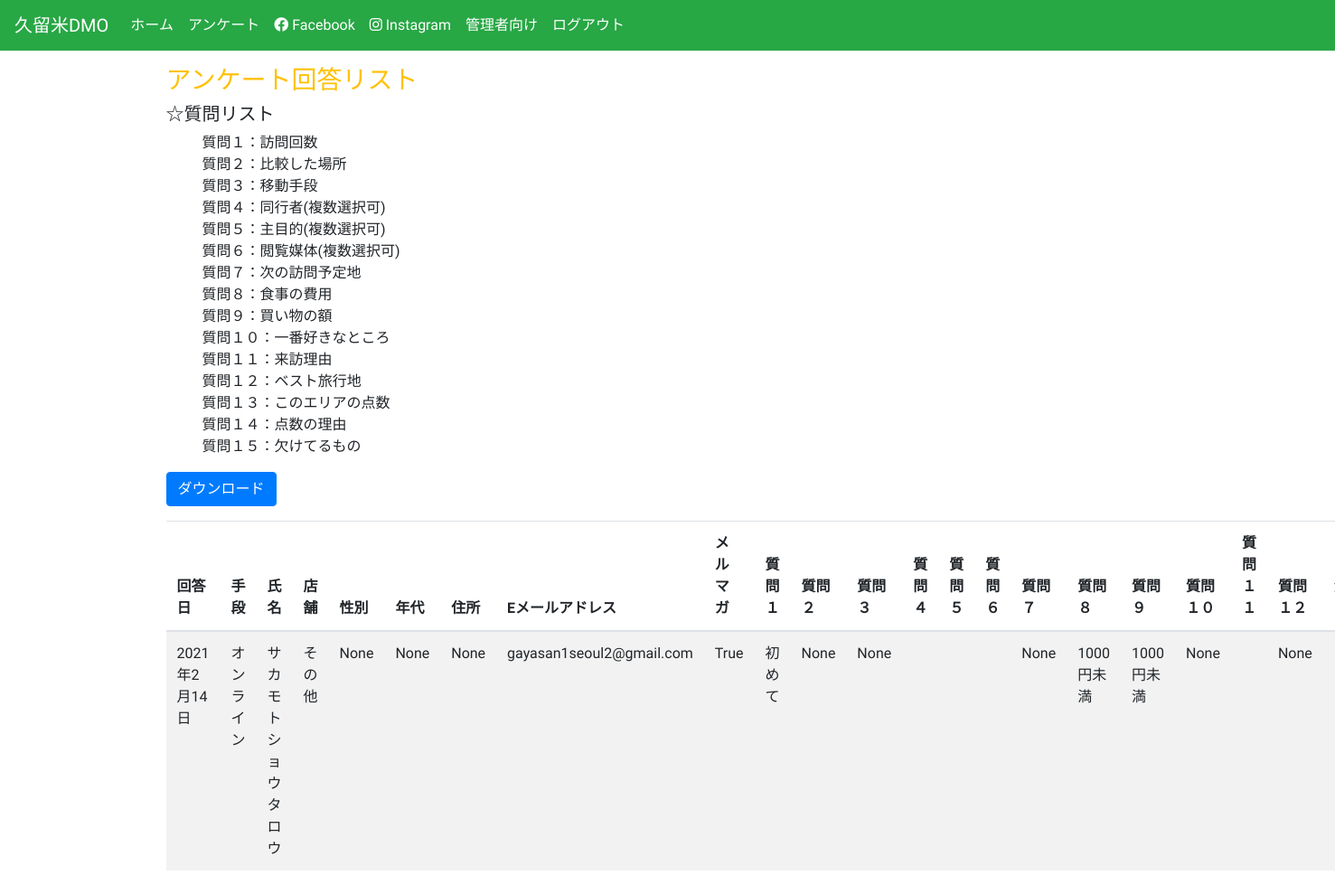
Screenshot of /list/ (signed in) with the database file from the repository.
### anke/models.py (models this page shows, shortened)
class Anke(models.Model):
    STATUS_CHOICES = (
        ('on', 'オンライン'),
        ('off', '紙'),
    )
    VISIT_CHOICES = (
        ('0', '初めて'),
        ('1', '２回目〜５回目'),
        ('2', '６回目〜１０回目'),
        ('3', '１０回以上'),
        ('4', '地元住民'),
    )
    AGE_CHOICES = (
        ('0', '20歳未満'),
        ('1', '20歳以上〜30歳未満'),
        ('2', '30歳以上〜40歳未満'),
        ('3', '40歳以上〜50歳未満'),
        ('4', '50歳以上〜60歳未満'),
        ('6', '60歳以上〜70歳未満'),
        ('7', '70歳以上'),
    )
    MONEY_CHOICES = (
        ('0', '1000円未満'),
        ('1', '1000円以上〜2000円未満'),
        ('2', '2000円以上〜3000円未満'),
        ('3', '4000円以上〜5000円未満'),
        ('4', '5000円以上〜10000円未満'),
        ('5', '10000円以上'),
    )
    SHOP_CHOICES = (
        ('ka', 'カパテリア'),
        ('be', '紅乙女酒造'),
        ('ky', '巨峰ワイン'),
        ('ju', '樹蘭マルシェ'),
        ('others', 'その他'),
    )
    GENDER_CHOICES = (
        ('m', '男性'),
        ('f', '女性'),
        ('c', 'カスタム'),
    )
    name = models.CharField(max_length=200, verbose_name=('氏名'))
    shop = models.CharField(max_length=300, default='others', verbose_name=('お店'), choices=SHOP_CHOICES)
    age = models.CharField(max_length=200, null=True, verbose_name=('年代'), blank=True,  choices=AGE_CHOICES)
    gender = models.CharField(max_length=200, verbose_name=('性別'), choices=GENDER_CHOICES, null=True, blank=True)
    address = models.CharField(blank=True, null=True, max_length=300, verbose_name=('住所'))
    email = models.EmailField(verbose_name=('Eメールアドレス'))
    created = models.DateTimeField(auto_now_add=True, verbose_name=('回答日時'), null=True)
    status = models.CharField(max_length=200, choices=STATUS_CHOICES, verbose_name='回答手段', null=True, default='on')
    question1 = models.CharField(max_length=300, blank=True, choices=VISIT_CHOICES, default='0', verbose_name=('質問1'))
    question2 = models.CharField(max_length=300, blank=True, null=True, verbose_name=('質問2'))
    question3 = models.ForeignKey(Traffic, on_delete=models.PROTECT, verbose_name='質問3', blank=True, null=True)
    question4 = models.ManyToManyField(Person, verbose_name='質問4', blank=True)
    question5 = models.ManyToManyField(Purpose, verbose_name='質問5', blank=True)
    question6 = models.ManyToManyField(Media, verbose_name='質問6', blank=True)
    question7 = models.CharField(max_length=300, blank=True, null=True, verbose_name=('質問7'))
    question8 = models.CharField(max_length=300, blank=True, choices=MONEY_CHOICES, default='0', verbose_name=('質問8'))
    question9 = models.CharField(max_length=300, blank=True, choices=MONEY_CHOICES, default='0', verbose_name=('質問9'))
    question10 = models.CharField(max_length=300, blank=True, null=True, verbose_name=('質問10'))
    question11 = models.TextField(blank=True, null=True, verbose_name=('質問11'))
    question12 = models.CharField(max_length=300, blank=True, null=True, verbose_name=('質問12'))
    question13 = models.PositiveIntegerField(blank=True, null=True, verbose_name=('質問13'))
    question14 = models.TextField(blank=True, null=True, verbose_name=('質問14'))
    question15 = models.TextField(blank=True, null=True, verbose_name=('質問15'))
    notification = models.BooleanField(default=False, null=True, verbose_name=('通知'))
    class Meta:
        verbose_name = ('アンケート')
        verbose_name_plural = ('アンケート')

### anke/views.py (the view)
# urls.py: path('list/', views.ankeList, name='list'),
@staff_member_required
@login_required
def ankeList(request):
    data = Anke.objects.all()
    return render(request, 'anke/list.html', {'data': data})

### anke/templates/anke/list.html (shortened to what this page needs)
{% extends 'base.html' %}
{% load crispy_forms_tags %}
{% block content %}
<div class="container">
<h3 class="mt-3 text-warning">アンケート回答リスト</h3>
    <div class="questions">
      <h5>☆質問リスト</h5>
      <ul  style="list-style: none;">
        <li>質問１：訪問回数</li>
        <li>質問２：比較した場所</li>
        <li>質問３：移動手段</li>
        <li>質問４：同行者(複数選択可)</li>
        <li>質問５：主目的(複数選択可)</li>
        <li>質問６：閲覧媒体(複数選択可)</li>
        <li>質問７：次の訪問予定地</li>
        <li>質問８：食事の費用</li>
        <li>質問９：買い物の額</li>
        <li>質問１０：一番好きなところ</li>
        <li>質問１１：来訪理由</li>
        <li>質問１２：ベスト旅行地</li>
        <li>質問１３：このエリアの点数</li>
        <li>質問１４：点数の理由</li>
        <li>質問１５：欠けてるもの</li>
      </ul>
    </div>
    <a class="btn btn-primary mb-3" href="{%  url 'anke:export' %}">ダウンロード</a>
    <table class="table table-striped">
        <thead>
            <tr>
            <th scope="col">回答日</th>
            <th scope="col">手段</th>
            <th scope="col">氏名</th>
            <th scope="col">店舗</th>
            <th scope="col">性別</th>
            <th scope="col">年代</th>
            <th scope="col">住所</th>
            <th scope="col">Eメールアドレス</th>
            <th scope="col">メルマガ</th>
            <th scope="col">質問１</th>
            <th scope="col">質問２</th>
            <th scope="col">質問３</th>
            <th scope="col">質問４</th>
            <th scope="col">質問５</th>
            <th scope="col">質問６</th>
            <th scope="col">質問７</th>
            <th scope="col">質問８</th>
            <th scope="col">質問９</th>
            <th scope="col">質問１０</th>
            <th scope="col">質問１１</th>
            <th scope="col">質問１２</th>
            <th scope="col">質問１３</th>
            </tr>
          </thead>
    <tbody>
    {% for answer in data %}
    <tr　scope="row">
      <td>{{answer.created|date}}</td>
      <td>{{answer.get_status_display}}</td>
      <td>{{answer.name}}</td>
      <td>{{answer.get_shop_display}}</td>
      <td>{{answer.get_gender_display}}</td>
      <td>{{answer.get_age_display}}</td>
      <td>{{answer.address}}</td>
      <td>{{answer.email}}</td>
      <td>{{answer.notification}}</td>
      <td>{{answer.get_question1_display}}</td>
      <td>{{answer.question2}}</td>
      <td>{{answer.question3}}</td>
      <td>
      </td>
      <td>
      </td>
      <td>
      </td>
      <td>{{answer.question7}}</td>
      <td>{{answer.get_question8_display}}</td>
      <td>{{answer.get_question9_display}}</td>
      <td>{{answer.question10}}</td>
      <td>{{answer.question11}}</td>
      <td>{{answer.question12}}</td>
      <td>{{answer.question13}}</td>
  </tr>
    {% endfor %}
    </tbody>
    </table>
</div>
{% endblock content %}

### templates/base.html (shortened to what this page needs)
{% load static %}
<!DOCTYPE html>
<html lang="ja">
  <head>
    <link rel="stylesheet" href="https://pro.fontawesome.com/releases/v5.10.0/css/all.css"/>
    <link rel="stylesheet" href="https://stackpath.bootstrapcdn.com/bootstrap/4.5.0/css/bootstrap.min.css">
  </head>
  <body style="font-family: 'Kosugi Maru', sans-serif;">
        <nav class="navbar navbar-expand-lg navbar-dark bg-success">
            <a class="navbar-brand" href="{% url 'anke:index' %}">久留米DMO</a>
            <div class="collapse navbar-collapse" id="navbarNavAltMarkup">
              <div class="navbar-nav">
                <a class="nav-item nav-link active" href="{% url 'anke:index' %}">ホーム<span class="sr-only">(current)</span></a>
                <a class="nav-item nav-link active" href="{% url 'anke:anke' %}">アンケート</a>
                <a class="nav-item nav-link active" href="https://www.facebook.com/kurumedmo/" target="_blank"><i class="fab fa-facebook mr-1"></i>Facebook</a>
                <a class="nav-item nav-link active" href="https://www.instagram.com/kurumedmo/" target="_blank"><i class="fab fa-instagram mr-1"></i>Instagram</a>
                <a class="nav-item nav-link active" href="{% url 'anke:table' %}">管理者向け</a>
                {% if user.is_staff %}
                <a class="nav-item nav-link active" href="{% url 'account_logout' %}">ログアウト</a>
                {% endif %}
              </div>
            </div>
          </nav>
    {% block content %}
    {% endblock %}
  </body>
</html>

### rows the page displays
Anke: created "2021年2月14日", status "オンライン", name "サカモトショウタロウ", shop "その他", gender "None", age "None", address "None", email "gayasan1seoul2@gmail.com", notification "True", question1 "初めて", question2 "None", question3 "None", question7 "None", question8 "1000円未満", question9 "1000円未満", question10 "None", question12 "None"
